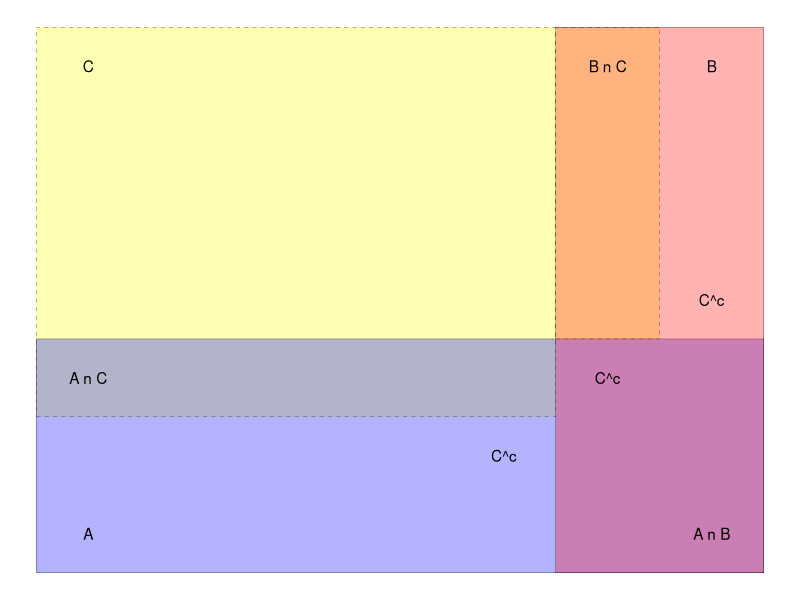

R code for this plot:
## ---- chunk 1
library(knitr)
library(scales)
library(ggplot2)
## ---- chunk 2
jobs = data.frame(row.names = c('farm', 'operative', 'craftsman', 'sales', 'professional'),
                  farm = c(.018, .002, .001, .001, .001),
                  operative = c(.035, .112, .066, .018, .029),
                  craftsman = c(.031, .064, .094, .019, .032),
                  sales = c(.008, .032, .032, .01, .043),
                  professional = c(.018, .069, .084, .051, .13)
                  )
kable(jobs)
## ---- chunk 3
rowSums(jobs)
## ---- chunk 4
colSums(jobs)
## ---- chunk 5
jobs[1, ] / rowSums(jobs)[1]
## ---- chunk 6
data.frame(farm = jobs[, 1] / colSums(jobs)[1], 
           row.names = c('farm', 'operative', 'craftsman', 'sales', 'professional'))
## ---- chunk 7
dta = data.frame(
  row.names = c("Head", "Tail", "Marginal.Y"),
  "Green" = c(.2, .3, .5),
  "Red" = c(.3, .2, .5),
  "Marginal.X" = c(.5, .5, 1)
)

kable(dta, format = "markdown")

## ---- chunk 8
ggplot() +
  geom_tile(aes(x = 2, y = 4), width = 5, height = 5, fill = "yellow", alpha = .3, color = "black", lty = 2) +
  geom_tile(aes(x = 5, y = 4.5), width = 1, height = 4, fill = "yellow", alpha = .3, color = "black", lty = 2) +
  geom_tile(aes(x = 3, y = 1), width = 7, height = 3, fill = "blue", alpha = .3, color = "black") +
  geom_tile(aes(x = 5.5, y = 3), width = 2, height = 7, fill = "red", alpha = .3, color = "black") +
  annotate("text", x = 0, y = 6, label = "C") +
  annotate("text", x = 0, y = 0, label = "A") +
  annotate("text", x = 6, y = 6, label = "B") +
  annotate("text", x = 6, y = 0, label = "A n B") +
  annotate("text", x = 0, y = 2, label = "A n C") +
  annotate("text", x = 5, y = 6, label = "B n C") +
  annotate("text", x = 5, y = 2, label = "C^c") +
  annotate("text", x = 4, y = 1, label = "C^c") +
  annotate("text", x = 6, y = 3, label = "C^c") +
  theme_void()
